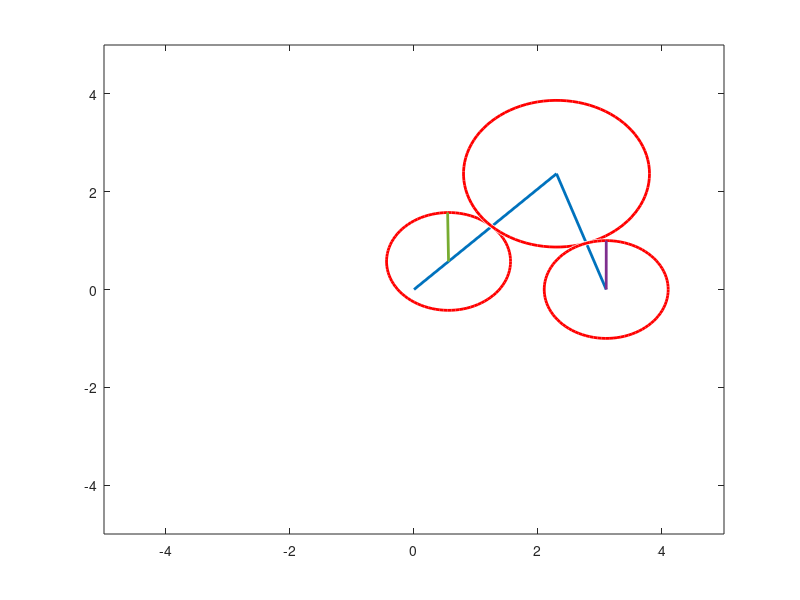

This chart was generated by the following MATLAB code:
clear; clc;

I4 = 3.1;
I1 = 0.8;
I2 = 2.5;
I3 = 2.5;

r1 = 1;
r2 = 1.5;
r3 = 1;

gamma = 45.855;

theta1 = linspace(0 + gamma, 360 + gamma);
omega1 = 1.875;

O4A = sqrt(I4^2 + I1^2 - 2*I4*I1*cosd(theta1));

beta = asind(I1./O4A.*sind(theta1));
phi = acosd((I2^2 + O4A.^2 - I3^2) ./ (2*I2*O4A));
delta = asind(I2/I3*sind(phi));

theta2 = phi - beta;
theta4 = -(beta + delta);
theta3 = theta4 - 180;

O2x = zeros(1, length(theta1));
O2y = zeros(1, length(theta1));

Ax = I1*cosd(theta1);
Ay = I1*sind(theta1);

Bx = I4 + I3*cosd(theta3);
By = I3*sind(theta3);

theta30 = -242.6061;
theta20 = 62.6063;

thetac = theta1 + I2/r3*((theta3 - theta2) - (theta30 - theta20)) - 66.045;

omegac = r1/r3*omega1 + I1/r3*omega1*(sind(theta1 - theta2) ...
         ./ sind(theta3 - theta2) - sind(theta1 - theta3) ...
         ./ sind(theta3 - theta2));

set(0, 'DefaultLineLineWidth', 2);
for i = 1:length(theta1)
    clf;
    plot([O2x(i) Ax(i)], [O2y(i) Ay(i)], 'color', '#0072BD');
    hold on;
    plot([Ax(i) Bx(i)], [Ay(i) By(i)], 'color', '#0072BD');
    plot([Bx(i) I4], [By(i) 0], 'color', '#0072BD');
    viscircles([Ax(i), Ay(i)], r1);
    viscircles([Bx(i), By(i)], r2);
    viscircles([I4, 0], r3);
    plot([I4 I4+r1*cosd(thetac(i) + 90)], [0 r1*sind(thetac(i) + 90)]);
    plot([Ax(i) Ax(i)+r1*cosd(theta1(i) + 45)], ...
         [Ay(i) Ay(i)+r1*sind(theta1(i) + 45)]);
    hold off;
    xlim([-5 5]);
    ylim([-5 5]);
    drawnow;
end